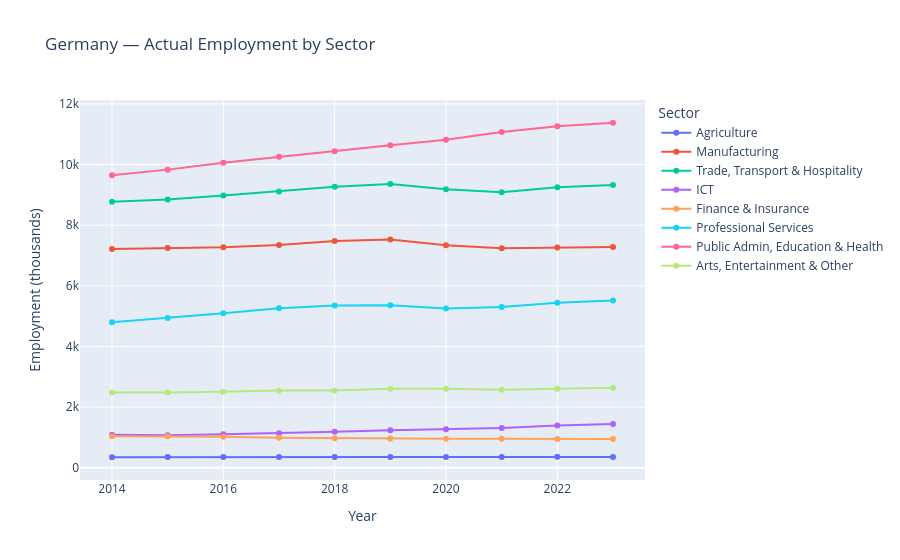
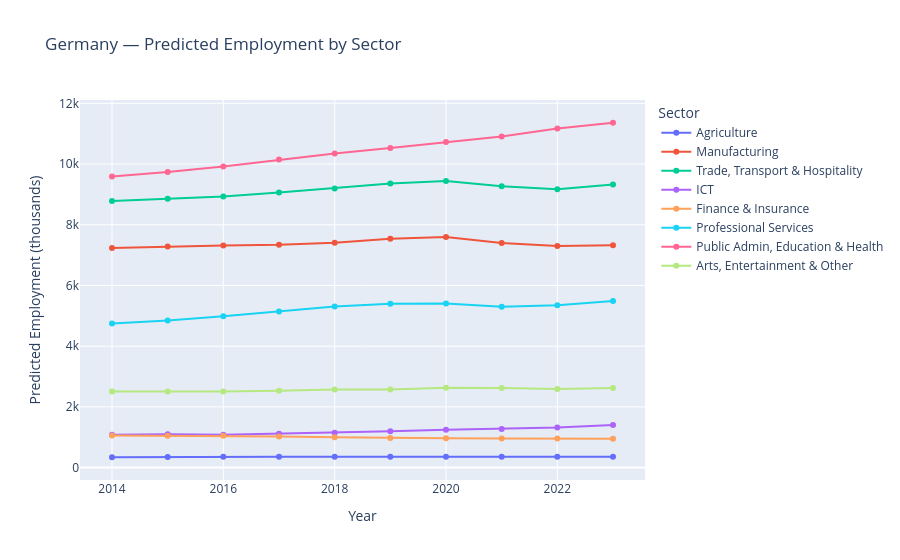

The code cell stored with these charts, in order, in its notebook:
### Code cell
X_all_1 = scaler_1.transform(df_merged[feature_cols_1].values)
df_merged["predicted"] = model_1.predict(X_all_1)

example_df = df_merged[df_merged["geo"] == "DE"].copy()

fig = px.line(
    example_df,
    x="time",
    y="employment_thousands",
    color="sector",
    markers=True,
    title="Germany — Actual Employment by Sector",
    labels={"time": "Year", "employment_thousands": "Employment (thousands)", "sector": "Sector"}
)
fig.show()

fig2 = px.line(
    example_df,
    x="time",
    y="predicted",
    color="sector",
    markers=True,
    title="Germany — Predicted Employment by Sector",
    labels={"time": "Year", "predicted": "Predicted Employment (thousands)", "sector": "Sector"}
)
fig2.show()

### Figure 1 — Plotly figure (JSON) as saved in the notebook; plotly's stock layout.template omitted (floating-point values rounded to 4 significant figures)
{"data": [{"hovertemplate": "Sector=Agriculture<br>Year=%{x}<br>Employment (thousands)=%{y}<extra></extra>", "legendgroup": "Agriculture", "line": {"color": "#636efa", "dash": "solid"}, "marker": {"symbol": "circle"}, "mode": "lines+markers", "name": "Agriculture", "orientation": "v", "showlegend": true, "type": "scatter", "x": [2014, 2015, 2016, 2017, 2018, 2019, 2020, 2021, 2022, 2023], "xaxis": "x", "y": [347.0, 354.0, 354.0, 353.0, 356.0, 359.0, 359.0, 358.0, 360.0, 355.0], "yaxis": "y"}, {"hovertemplate": "Sector=Manufacturing<br>Year=%{x}<br>Employment (thousands)=%{y}<extra></extra>", "legendgroup": "Manufacturing", "line": {"color": "#EF553B", "dash": "solid"}, "marker": {"symbol": "circle"}, "mode": "lines+markers", "name": "Manufacturing", "orientation": "v", "showlegend": true, "type": "scatter", "x": [2014, 2015, 2016, 2017, 2018, 2019, 2020, 2021, 2022, 2023], "xaxis": "x", "y": [7216.0, 7249.0, 7272.0, 7345.0, 7476.0, 7529.0, 7341.0, 7237.0, 7262.0, 7277.0], "yaxis": "y"}, {"hovertemplate": "Sector=Trade, Transport & Hospitality<br>Year=%{x}<br>Employment (thousands)=%{y}<extra></extra>", "legendgroup": "Trade, Transport & Hospitality", "line": {"color": "#00cc96", "dash": "solid"}, "marker": {"symbol": "circle"}, "mode": "lines+markers", "name": "Trade, Transport & Hospitality", "orientation": "v", "showlegend": true, "type": "scatter", "x": [2014, 2015, 2016, 2017, 2018, 2019, 2020, 2021, 2022, 2023], "xaxis": "x", "y": [8771.0, 8851.0, 8977.0, 9114.0, 9271.0, 9355.0, 9183.0, 9089.0, 9247.0, 9322.0], "yaxis": "y"}, {"hovertemplate": "Sector=ICT<br>Year=%{x}<br>Employment (thousands)=%{y}<extra></extra>", "legendgroup": "ICT", "line": {"color": "#ab63fa", "dash": "solid"}, "marker": {"symbol": "circle"}, "mode": "lines+markers", "name": "ICT", "orientation": "v", "showlegend": true, "type": "scatter", "x": [2014, 2015, 2016, 2017, 2018, 2019, 2020, 2021, 2022, 2023], "xaxis": "x", "y": [1086.0, 1075.0, 1106.0, 1140.0, 1186.0, 1240.0, 1268.0, 1313.0, 1396.0, 1442.0], "yaxis": "y"}, {"hovertemplate": "Sector=Finance & Insurance<br>Year=%{x}<br>Employment (thousands)=%{y}<extra></extra>", "legendgroup": "Finance & Insurance", "line": {"color": "#FFA15A", "dash": "solid"}, "marker": {"symbol": "circle"}, "mode": "lines+markers", "name": "Finance & Insurance", "orientation": "v", "showlegend": true, "type": "scatter", "x": [2014, 2015, 2016, 2017, 2018, 2019, 2020, 2021, 2022, 2023], "xaxis": "x", "y": [1043.0, 1039.0, 1019.0, 991.0, 973.0, 964.0, 961.0, 958.0, 948.0, 947.0], "yaxis": "y"}, {"hovertemplate": "Sector=Professional Services<br>Year=%{x}<br>Employment (thousands)=%{y}<extra></extra>", "legendgroup": "Professional Services", "line": {"color": "#19d3f3", "dash": "solid"}, "marker": {"symbol": "circle"}, "mode": "lines+markers", "name": "Professional Services", "orientation": "v", "showlegend": true, "type": "scatter", "x": [2014, 2015, 2016, 2017, 2018, 2019, 2020, 2021, 2022, 2023], "xaxis": "x", "y": [4801.0, 4939.0, 5097.0, 5264.0, 5350.0, 5358.0, 5253.0, 5305.0, 5442.0, 5515.0], "yaxis": "y"}, {"hovertemplate": "Sector=Public Admin, Education & Health<br>Year=%{x}<br>Employment (thousands)=%{y}<extra></extra>", "legendgroup": "Public Admin, Education & Health", "line": {"color": "#FF6692", "dash": "solid"}, "marker": {"symbol": "circle"}, "mode": "lines+markers", "name": "Public Admin, Education & Health", "orientation": "v", "showlegend": true, "type": "scatter", "x": [2014, 2015, 2016, 2017, 2018, 2019, 2020, 2021, 2022, 2023], "xaxis": "x", "y": [9645.0, 9832.0, 10060.0, 10260.0, 10440.0, 10630.0, 10810.0, 11080.0, 11260.0, 11380.0], "yaxis": "y"}, {"hovertemplate": "Sector=Arts, Entertainment & Other<br>Year=%{x}<br>Employment (thousands)=%{y}<extra></extra>", "legendgroup": "Arts, Entertainment & Other", "line": {"color": "#B6E880", "dash": "solid"}, "marker": {"symbol": "circle"}, "mode": "lines+markers", "name": "Arts, Entertainment & Other", "orientation": "v", "showlegend": true, "type": "scatter", "x": [2014, 2015, 2016, 2017, 2018, 2019, 2020, 2021, 2022, 2023], "xaxis": "x", "y": [2482.0, 2481.0, 2510.0, 2549.0, 2552.0, 2607.0, 2603.0, 2575.0, 2606.0, 2639.0], "yaxis": "y"}], "layout": {"legend": {"title": {"text": "Sector"}, "tracegroupgap": 0}, "title": {"text": "Germany — Actual Employment by Sector"}, "xaxis": {"anchor": "y", "domain": [0, 1], "title": {"text": "Year"}}, "yaxis": {"anchor": "x", "domain": [0, 1], "title": {"text": "Employment (thousands)"}}}}

### Figure 2 — Plotly figure (JSON) as saved in the notebook; plotly's stock layout.template omitted (floating-point values rounded to 4 significant figures)
{"data": [{"hovertemplate": "Sector=Agriculture<br>Year=%{x}<br>Predicted Employment (thousands)=%{y}<extra></extra>", "legendgroup": "Agriculture", "line": {"color": "#636efa", "dash": "solid"}, "marker": {"symbol": "circle"}, "mode": "lines+markers", "name": "Agriculture", "orientation": "v", "showlegend": true, "type": "scatter", "x": [2014, 2015, 2016, 2017, 2018, 2019, 2020, 2021, 2022, 2023], "xaxis": "x", "y": [341.7, 352.8, 358.9, 357.8, 355.8, 357.8, 359.9, 358.9, 356.9, 357.9], "yaxis": "y"}, {"hovertemplate": "Sector=Manufacturing<br>Year=%{x}<br>Predicted Employment (thousands)=%{y}<extra></extra>", "legendgroup": "Manufacturing", "line": {"color": "#EF553B", "dash": "solid"}, "marker": {"symbol": "circle"}, "mode": "lines+markers", "name": "Manufacturing", "orientation": "v", "showlegend": true, "type": "scatter", "x": [2014, 2015, 2016, 2017, 2018, 2019, 2020, 2021, 2022, 2023], "xaxis": "x", "y": [7234.0, 7283.0, 7315.0, 7337.0, 7410.0, 7540.0, 7593.0, 7402.0, 7296.0, 7321.0], "yaxis": "y"}, {"hovertemplate": "Sector=Trade, Transport & Hospitality<br>Year=%{x}<br>Predicted Employment (thousands)=%{y}<extra></extra>", "legendgroup": "Trade, Transport & Hospitality", "line": {"color": "#00cc96", "dash": "solid"}, "marker": {"symbol": "circle"}, "mode": "lines+markers", "name": "Trade, Transport & Hospitality", "orientation": "v", "showlegend": true, "type": "scatter", "x": [2014, 2015, 2016, 2017, 2018, 2019, 2020, 2021, 2022, 2023], "xaxis": "x", "y": [8786.0, 8855.0, 8934.0, 9061.0, 9198.0, 9355.0, 9439.0, 9264.0, 9168.0, 9327.0], "yaxis": "y"}, {"hovertemplate": "Sector=ICT<br>Year=%{x}<br>Predicted Employment (thousands)=%{y}<extra></extra>", "legendgroup": "ICT", "line": {"color": "#ab63fa", "dash": "solid"}, "marker": {"symbol": "circle"}, "mode": "lines+markers", "name": "ICT", "orientation": "v", "showlegend": true, "type": "scatter", "x": [2014, 2015, 2016, 2017, 2018, 2019, 2020, 2021, 2022, 2023], "xaxis": "x", "y": [1083.0, 1098.0, 1086.0, 1116.0, 1149.0, 1195.0, 1248.0, 1275.0, 1320.0, 1402.0], "yaxis": "y"}, {"hovertemplate": "Sector=Finance & Insurance<br>Year=%{x}<br>Predicted Employment (thousands)=%{y}<extra></extra>", "legendgroup": "Finance & Insurance", "line": {"color": "#FFA15A", "dash": "solid"}, "marker": {"symbol": "circle"}, "mode": "lines+markers", "name": "Finance & Insurance", "orientation": "v", "showlegend": true, "type": "scatter", "x": [2014, 2015, 2016, 2017, 2018, 2019, 2020, 2021, 2022, 2023], "xaxis": "x", "y": [1061.0, 1053.0, 1047.0, 1026.0, 997.0, 977.1, 967.2, 962.8, 959.0, 948.0], "yaxis": "y"}, {"hovertemplate": "Sector=Professional Services<br>Year=%{x}<br>Predicted Employment (thousands)=%{y}<extra></extra>", "legendgroup": "Professional Services", "line": {"color": "#19d3f3", "dash": "solid"}, "marker": {"symbol": "circle"}, "mode": "lines+markers", "name": "Professional Services", "orientation": "v", "showlegend": true, "type": "scatter", "x": [2014, 2015, 2016, 2017, 2018, 2019, 2020, 2021, 2022, 2023], "xaxis": "x", "y": [4744.0, 4846.0, 4984.0, 5143.0, 5310.0, 5396.0, 5403.0, 5296.0, 5348.0, 5485.0], "yaxis": "y"}, {"hovertemplate": "Sector=Public Admin, Education & Health<br>Year=%{x}<br>Predicted Employment (thousands)=%{y}<extra></extra>", "legendgroup": "Public Admin, Education & Health", "line": {"color": "#FF6692", "dash": "solid"}, "marker": {"symbol": "circle"}, "mode": "lines+markers", "name": "Public Admin, Education & Health", "orientation": "v", "showlegend": true, "type": "scatter", "x": [2014, 2015, 2016, 2017, 2018, 2019, 2020, 2021, 2022, 2023], "xaxis": "x", "y": [9588.0, 9734.0, 9921.0, 10150.0, 10350.0, 10530.0, 10730.0, 10910.0, 11170.0, 11360.0], "yaxis": "y"}, {"hovertemplate": "Sector=Arts, Entertainment & Other<br>Year=%{x}<br>Predicted Employment (thousands)=%{y}<extra></extra>", "legendgroup": "Arts, Entertainment & Other", "line": {"color": "#B6E880", "dash": "solid"}, "marker": {"symbol": "circle"}, "mode": "lines+markers", "name": "Arts, Entertainment & Other", "orientation": "v", "showlegend": true, "type": "scatter", "x": [2014, 2015, 2016, 2017, 2018, 2019, 2020, 2021, 2022, 2023], "xaxis": "x", "y": [2505.0, 2506.0, 2504.0, 2533.0, 2571.0, 2573.0, 2628.0, 2622.0, 2593.0, 2624.0], "yaxis": "y"}], "layout": {"legend": {"title": {"text": "Sector"}, "tracegroupgap": 0}, "title": {"text": "Germany — Predicted Employment by Sector"}, "xaxis": {"anchor": "y", "domain": [0, 1], "title": {"text": "Year"}}, "yaxis": {"anchor": "x", "domain": [0, 1], "title": {"text": "Predicted Employment (thousands)"}}}}
